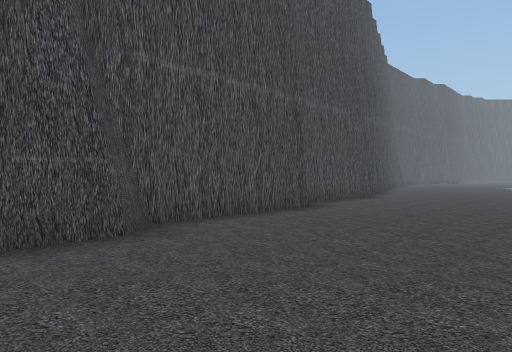
View 1 (above)

16 first-person views from a walk through a 3-D level made in the Unity game engine. The camera is 1.5 m above the floor, looks level and sees 75° across. The floor is counted in squares, 2 m on a side. Each view is taken from the middle of a square. On the plan, view 1 faces up. The plan holds only what a view shows up to about 11 squares ahead; the rest is blank. The place goes on beyond the plan. The player is left out.

View 2
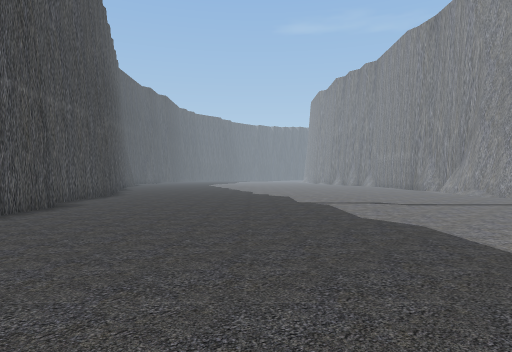

View 3
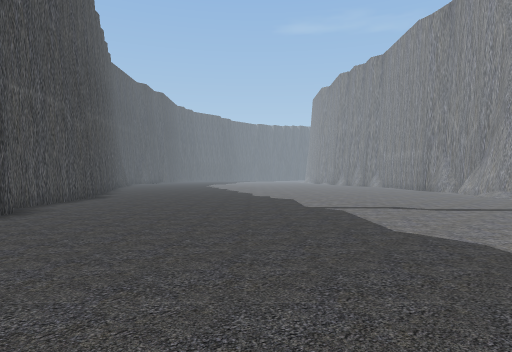

View 4
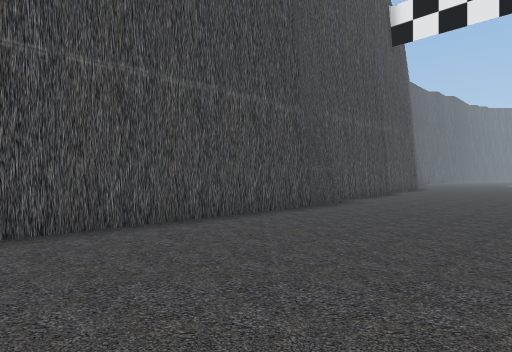

View 5
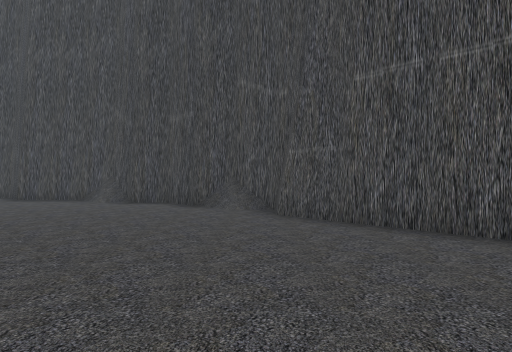

View 6
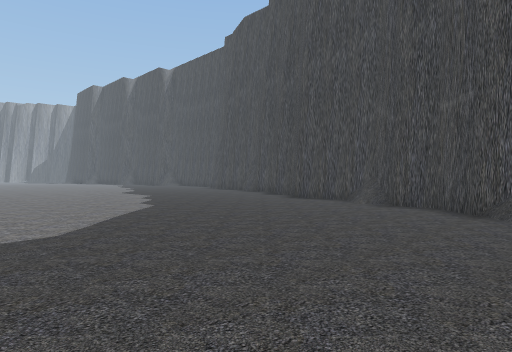

View 7
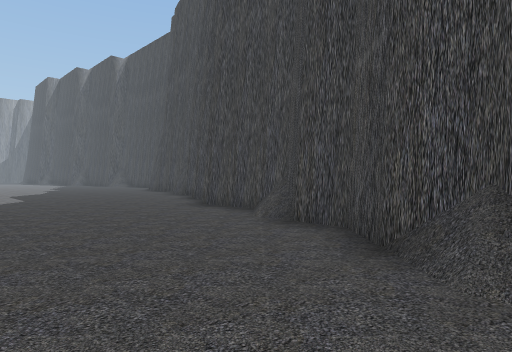

View 8
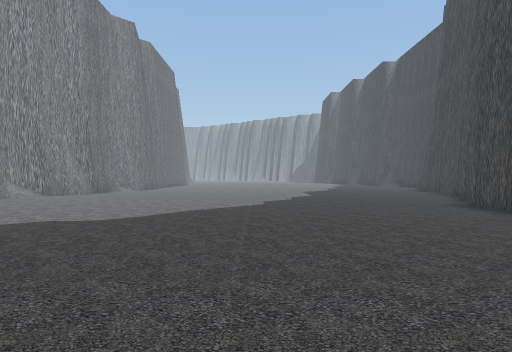

View 9
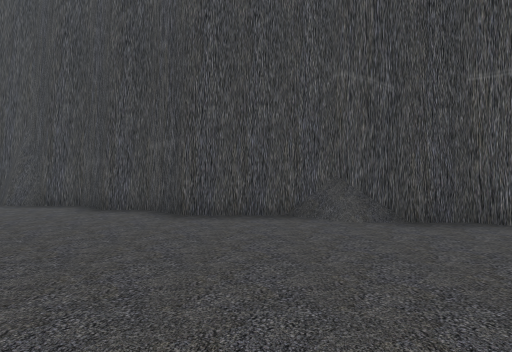

View 10
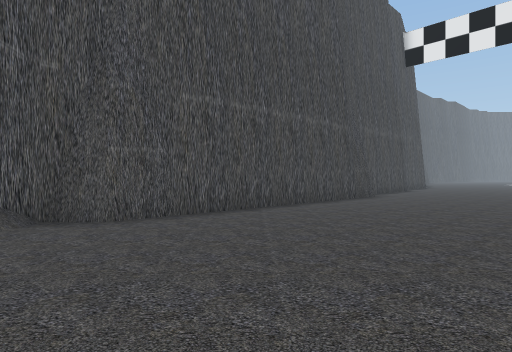

View 11
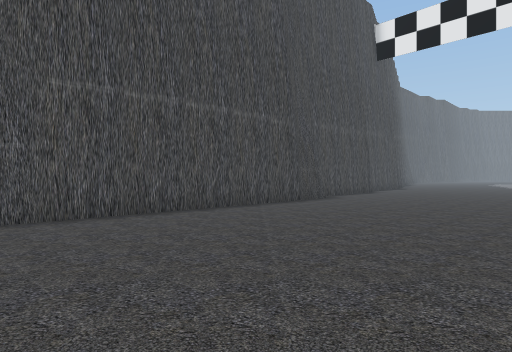

View 12
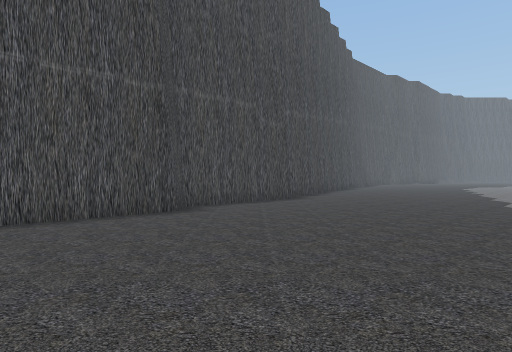

View 13
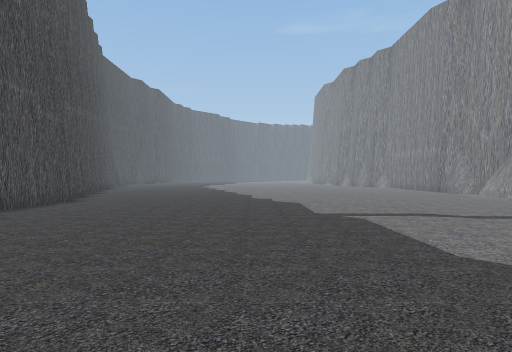

View 14
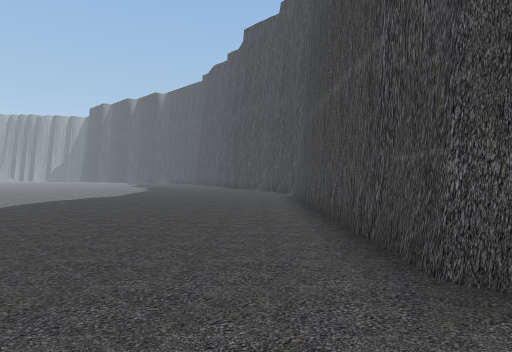

View 15
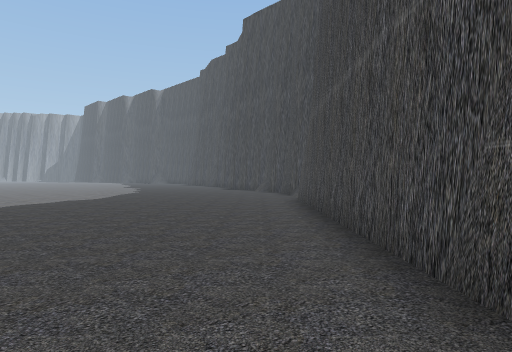

View 16
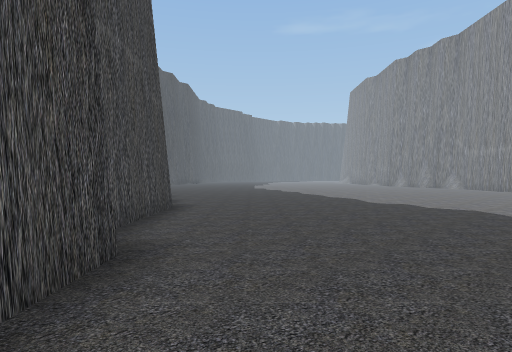

### Floor plan
Points are (right, up) in squares from view 1. A wall is a line through its corners. A room is listed if a view was taken in it or the views show most of it. See-through windows are left out.
Room 1 (views 1, 2, 3, 4, 5, 6, 7, 8, 9, 10, 11, 12, 13, 14, 15, 16)
walls: (4.2, 12.1) (1.3, 9.1) (1.3, 8.2) (-1.7, 5.1) (-1.7, 4.2) (-8.4, -2.5) (-9.3, -2.5) (-10.4, -3.6) (-10.5, -4.6) (-11.4, -5.5) (-11.4, -6.5) (-12.4, -7.5) (-12.4, -10.4) (-13.4, -11.4) (-13.4, -12.4) (-14.4, -13.3) (-14.4, -15.4); (-14.3, -14.2) (-14.6, -14.6) (-14.6, -15.4)
low walls: (-11.6, -7.5) (-12.4, -8.3)

Where each view was taken, in squares from view 1:
view 1: 0 up, 0 right, facing up
view 2: 1 down, 1 left, facing up-right
view 3: 0 up, 0 right, facing up-right
view 4: 5 down, 4 left, facing up
view 5: 3 down, 2 left, facing left
view 6: 3 down, 3 left, facing down-left
view 7: 3 down, 7 left, facing down-left
view 8: 2 down, 7 left, facing down
view 9: 9 down, 6 left, facing left
view 10: 8 down, 6 left, facing up
view 11: 7 down, 4 left, facing up
view 12: 1 up, 3 right, facing up
view 13: 1 up, 1 right, facing up-right
view 14: 5 up, 1 right, facing down-left
view 15: 4 up, 0 right, facing down-left
view 16: 5 up, 0 right, facing up-right
